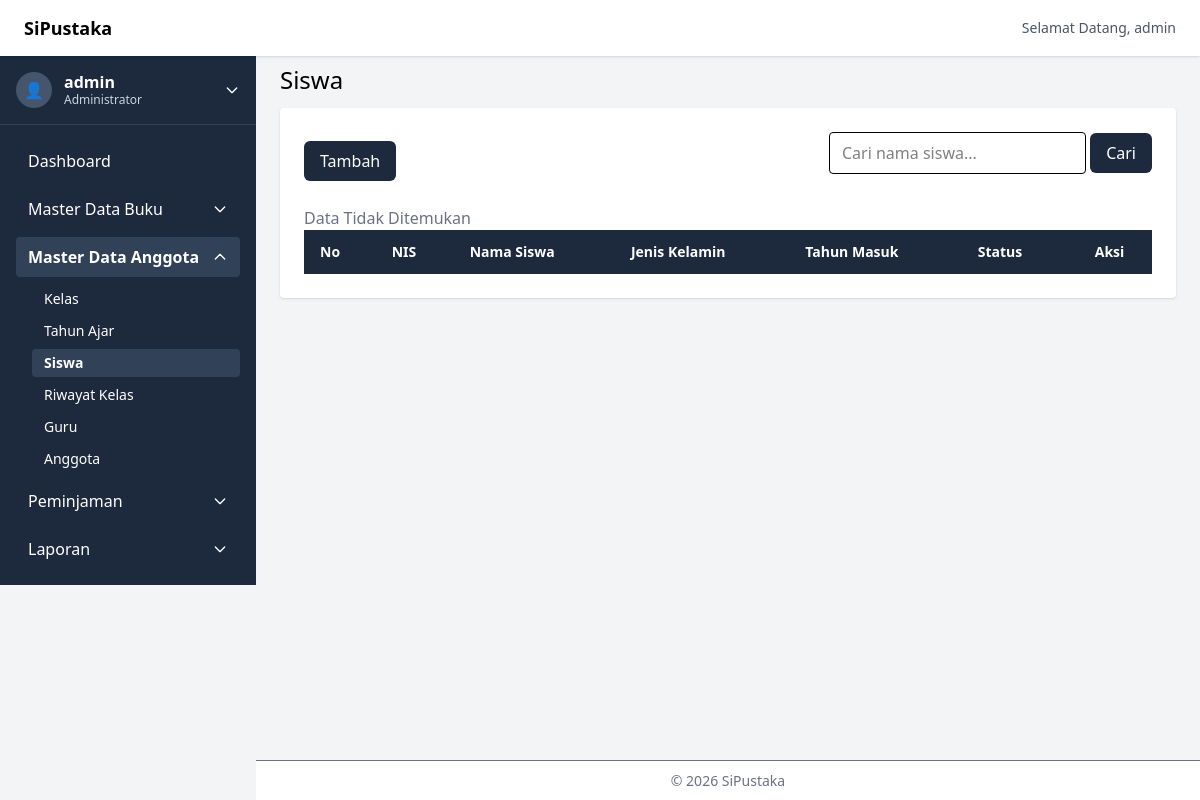
The app's page /index.php?page=students (signed in), older data.
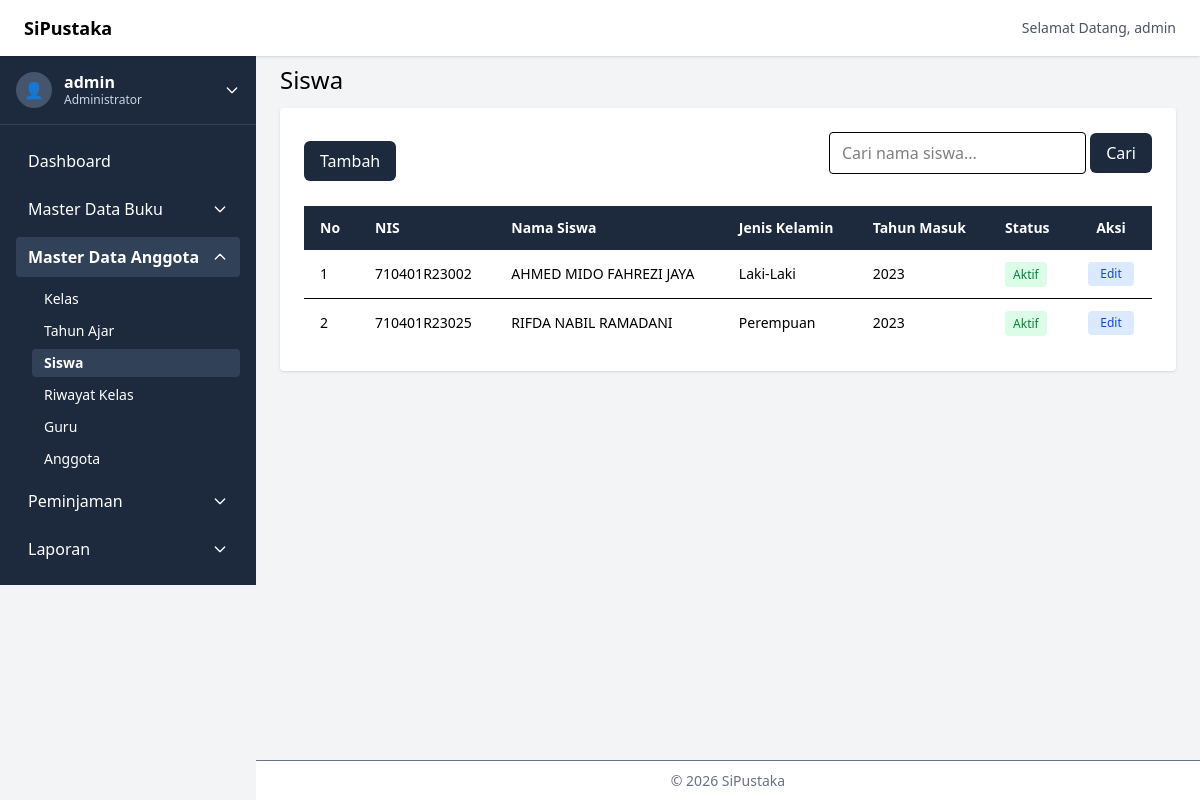
The same page, newer data.
### tables this page shows
CREATE TABLE `students` (
  `id` int NOT NULL,
  `member_id` int NOT NULL,
  `identity_number` varchar(128) NOT NULL,
  `name` varchar(128) NOT NULL,
  `gender` enum('L','P') NOT NULL,
  `address` varchar(255) NOT NULL,
  `entry_year` int NOT NULL,
  `is_active` tinyint(1) NOT NULL DEFAULT '1'
);

### helpers/sidebar-state.php (called while the page is built)
<?php
$bookPages = [
    'categories',
    'categories-add',
    'categories-edit',
    'books'
];
$isBookActive = in_array($page, $bookPages);
$memberPages = [
    'classrooms',
    'classrooms-add',
    'classrooms-edit',
    'academic-years',
    'academic-years-add',
    'academic-years-edit',
    'teachers',
    'teachers-add',
    'teachers-edit',
    'students',
    'students-add',
    'students-edit',
];
$isMemberActive = in_array($page, $memberPages);
function active($pages, $currentPage) {
    if (is_array($pages)) {
        return in_array($currentPage, $pages)
            ? 'bg-slate-700 font-semibold'
            : '';
    }
    return $pages === $currentPage
        ? 'bg-slate-700 font-semibold'
        : '';
}

### helpers/url-encrypt.php (called while the page is built, shortened)
<?php
function encryptId($id) {
    $key = 'sipustaka-secret-key';
    $iv  = substr(hash('sha256', $key), 0, 16);
    return urlencode(
        base64_encode(
            openssl_encrypt($id, 'AES-256-CBC', $key, 0, $iv)
        )
    );
}
?>

### pages/admin/students/student.php (the view, shortened to what this page needs)
<?php
$limit = 10;
$current = max(1, (int)($_GET['p'] ?? 1));
$offset = ($current - 1) * $limit;
$search = $_GET['q'] ?? '';
$search_like = "%$search%";
$sql = "SELECT * FROM students WHERE name LIKE ? LIMIT ?, ?";
$stmt = mysqli_prepare($connect, $sql);
mysqli_stmt_bind_param($stmt, "sii", $search_like, $offset, $limit);
mysqli_stmt_execute($stmt);
$results = mysqli_stmt_get_result($stmt);
$no = 1;
?>
<h2 class="text-2xl mb-3">Siswa</h2>
<div class="bg-white p-6 rounded shadow">
  <div class="flex flex-wrap items-center justify-between gap-2 mb-4"">
    <a href="index.php?page=students-add" class="px-4 py-2 bg-slate-800 text-white rounded-md hover:bg-slate-700 focus:ring-2 focus:ring-slate-500 transition">
      Tambah
    </a>
    <form method="GET" class="mb-4">
      <input type="text" name="q"
        value="<?= htmlspecialchars($_GET['q'] ?? '') ?>"
        placeholder="Cari nama siswa..."
        class="border px-3 py-2 rounded">
      <button class="px-4 py-2 bg-slate-800 text-white rounded-md hover:bg-slate-700 focus:ring-2 focus:ring-slate-500 transition">
        Cari
      </button>
    </form>
  </div>
  <div class="hidden md:block overflow-x-auto">
    <table class="min-w-full text-sm text-left">
      <thead class="bg-slate-800 text-white">
        <tr>
          <th class="px-4 py-3">No</th>
          <th class="px-4 py-3">NIS</th>
          <th class="px-4 py-3">Nama Siswa</th>
          <th class="px-4 py-3">Jenis Kelamin</th>
          <th class="px-4 py-3">Tahun Masuk</th>
          <th class="px-4 py-3">Status</th>
          <th class="px-4 py-3 text-center">Aksi</th>
        </tr>
      </thead>
      <tbody class="divide-y">
        <?php if (mysqli_num_rows($results) > 0): ?>
          <?php while($item = mysqli_fetch_assoc($results)): ?>
          <tr class="hover:bg-gray-50">
            <td class="px-4 py-3"><?=  $no++ ?></td>
            <td class="px-4 py-3 font-medium"><?= $item["identity_number"] ?></td>
            <td class="px-4 py-3 font-medium"><?= $item["name"] ?> </td>
            <td class="px-4 py-3 font-medium"><?= $item["gender"] === "L" ? "Laki-Laki" : "Perempuan" ?> </td>
            <td class="px-4 py-3 font-medium"><?= $item["entry_year"] ?> </td>
            <td class="px-4 py-3 font-medium">
              <span class="px-2 py-1 text-xs rounded  <?= $item['is_active'] === 1 ? 'bg-green-100 text-green-700' : 'bg-red-100 text-red-700' ?> ">
                <?= $item["is_active"] === 1 ? "Aktif" : "Tidak Aktif" ?>
              </span>
            </td>
            <td class="px-4 py-3 text-center space-x-2">
              <div class="flex justify-center items-center gap-2">
                <a href="index.php?page=students-edit&id=<?= encryptId($item['id']) ?>" class="px-3 py-1 text-xs bg-blue-100 text-blue-700 rounded hover:bg-blue-200">
                  Edit
                </a>
              </div>
            </td>
          </tr>
          <?php endwhile; ?>
        <?php else: ?>
          <p class="text-gray-500">Data Tidak Ditemukan</p>
        <?php endif; ?>
      </tbody>
    </table>
  </div>
</div>

### index.php (shortened to what this page needs)
<?php
require_once "routes/web.php";
require_once "helpers/url-encrypt.php";
$page = $_GET['page'] ?? 'dashboard';
$page_file = $pages[$page] ?? $pages['dashboard'];
require_once "helpers/sidebar-state.php";
?>
<!DOCTYPE html>
<html lang="id">
<head>
  <link rel="stylesheet" href="assets/css/output.css">
</head>
<body class="bg-gray-100">
  <?php include "components/topbar.php" ?>
  <?php include "components/sidebar.php" ?>
  <main class="ml-64 pt-16 pb-14 px-6 min-h-screen">
    <?php include $page_file; ?>
  </main>
  <?php include "components/footer.php" ?>
</body>
</html>

### components/topbar.php
<header class="fixed top-0 left-0 right-0 h-14 bg-white shadow flex items-center justify-between px-6 z-50">
  <h1 class="font-semibold text-lg">SiPustaka</h1>
  <span class="text-sm text-gray-600">Selamat Datang, <?=  $_SESSION["name"] ?></span>
</header>

### components/sidebar.php (shortened to what this page needs)
<aside class="fixed top-14 left-0 w-64 h-[calc(100vh-3.5rem)] bg-slate-800 text-white flex flex-col">
  <div class="p-4 border-b border-slate-700">
    <button onclick="toggleProfile()" class="w-full flex items-center justify-between">
      <div class="flex items-center gap-3">
        <div class="w-9 h-9 rounded-full bg-slate-600 flex items-center justify-center font-bold">
        </div>
        <div class="flex flex-col leading-tight text-left">
          <span class="font-semibold"><?= $_SESSION["name"] ?></span>
          <span class="text-xs text-slate-300">Administrator</span>
        </div>
      </div>
      <svg class="w-4 h-4" fill="none" stroke="currentColor" viewBox="0 0 24 24">
        <path stroke-linecap="round" stroke-linejoin="round" stroke-width="2"
          d="M19 9l-7 7-7-7" />
      </svg>
    </button>
  </div>
  <nav class="flex-1 p-4 space-y-2 overflow-y-auto">
    <a href="index.php?page=dashboard" class="block px-3 py-2 rounded hover:bg-slate-700 <?= active(['dashboard'], $page) ?>">
      Dashboard
    </a>
    <div>
      <button onclick="toggleMenuBook()" class="w-full flex items-center justify-between px-3 py-2 rounded hover:bg-slate-700 <?= $isBookActive ? 'bg-slate-700 font-semibold' : '' ?>">
        <span>Master Data Buku</span>
        <svg class="w-4 h-4 transition-transform <?= $isBookActive ? 'rotate-180' : '' ?>" fill="none" stroke="currentColor" viewBox="0 0 24 24">
          <path stroke-linecap="round" stroke-linejoin="round" stroke-width="2"
            d="M19 9l-7 7-7-7" />
        </svg>
      </button>
    </div>
    <div>
      <button onclick="toggleMenuMember()" class="w-full flex items-center justify-between px-3 py-2 rounded hover:bg-slate-700 <?= $isMemberActive ? 'bg-slate-700 font-semibold' : '' ?>">
        <span>Master Data Anggota</span>
        <svg class="w-4 h-4 transition-transform <?= $isMemberActive ? 'rotate-180' : '' ?>" fill="none" stroke="currentColor" viewBox="0 0 24 24">
          <path stroke-linecap="round" stroke-linejoin="round" stroke-width="2"
            d="M19 9l-7 7-7-7" />
        </svg>
      </button>
      <div id="menuDropdownMember" class="<?= $isMemberActive ? '' : 'hidden' ?> ml-4 mt-2 space-y-1">
        <a href="index.php?page=classrooms" class="block px-3 py-1 text-sm rounded hover:bg-slate-700 <?= active(['classrooms', 'classrooms-add', 'classrooms-edit'], $page) ?>">
          Kelas
        </a>
        <a href="index.php?page=academic-years" class="block px-3 py-1 text-sm rounded hover:bg-slate-700 <?= active(['academic-years', 'academic-years-add', 'academic-years-edit'], $page) ?>">
          Tahun Ajar
        </a>
        <a href="index.php?page=students" class="block px-3 py-1 text-sm rounded hover:bg-slate-700 <?= active(['students', 'students-add', 'students-edit'], $page) ?>">
          Siswa
        </a>
        <a href="#" class="block px-3 py-1 text-sm rounded hover:bg-slate-700">
          Riwayat Kelas
        </a>
        <a href="index.php?page=teachers" class="block px-3 py-1 text-sm rounded hover:bg-slate-700 <?= active(['teachers', 'teachers-add', 'teachers-edit'], $page) ?>">
          Guru
        </a>
        <a href="#" class="block px-3 py-1 text-sm rounded hover:bg-slate-700">
          Anggota
        </a>
      </div>
    </div>
    <div>
      <button onclick="toggleMenuBorrow()" class="w-full flex items-center justify-between px-3 py-2 rounded hover:bg-slate-700">
        <span>Peminjaman</span>
        <svg class="w-4 h-4" fill="none" stroke="currentColor" viewBox="0 0 24 24">
          <path stroke-linecap="round" stroke-linejoin="round" stroke-width="2"
            d="M19 9l-7 7-7-7" />
        </svg>
      </button>
    </div>
    <div>
      <button onclick="toggleMenuReport()" class="w-full flex items-center justify-between px-3 py-2 rounded hover:bg-slate-700">
        <span>Laporan</span>
        <svg class="w-4 h-4" fill="none" stroke="currentColor" viewBox="0 0 24 24">
          <path stroke-linecap="round" stroke-linejoin="round" stroke-width="2"
            d="M19 9l-7 7-7-7" />
        </svg>
      </button>
    </div>
  </nav>
</aside>

### components/footer.php
<footer class="fixed bottom-0 left-64 right-0 h-10 bg-white border-t flex items-center justify-center text-sm text-gray-500">
  © 2026 SiPustaka
</footer>

Row changes from the older to the newer data that the page shows:
added students: identity_number "710401R23002", name "AHMED MIDO FAHREZI JAYA", gender "Laki-Laki", entry_year "2023", is_active "Aktif"
added students: identity_number "710401R23025", name "RIFDA NABIL RAMADANI", gender "Perempuan", entry_year "2023", is_active "Aktif"
Text that changed along with them:
text no longer shown: "Data Tidak Ditemukan"
